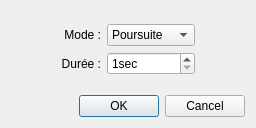
<?xml version="1.0" encoding="UTF-8"?>
<ui version="4.0">
 <class>NewGhostModeDialog</class>
 <widget class="QDialog" name="NewGhostModeDialog">
  <property name="geometry">
   <rect>
    <x>0</x>
    <y>0</y>
    <width>256</width>
    <height>128</height>
   </rect>
  </property>
  <property name="windowTitle">
   <string>Dialog</string>
  </property>
  <layout class="QGridLayout" name="gridLayout_2">
   <item row="1" column="0">
    <layout class="QGridLayout" name="gridLayout">
     <item row="0" column="1">
      <spacer name="verticalSpacer">
       <property name="orientation">
        <enum>Qt::Vertical</enum>
       </property>
       <property name="sizeHint" stdset="0">
        <size>
         <width>20</width>
         <height>40</height>
        </size>
       </property>
      </spacer>
     </item>
     <item row="4" column="1">
      <spacer name="verticalSpacer_2">
       <property name="orientation">
        <enum>Qt::Vertical</enum>
       </property>
       <property name="sizeHint" stdset="0">
        <size>
         <width>20</width>
         <height>40</height>
        </size>
       </property>
      </spacer>
     </item>
     <item row="2" column="1">
      <widget class="QLabel" name="label_2">
       <property name="text">
        <string>Durée :</string>
       </property>
       <property name="alignment">
        <set>Qt::AlignRight|Qt::AlignTrailing|Qt::AlignVCenter</set>
       </property>
      </widget>
     </item>
     <item row="1" column="1">
      <widget class="QLabel" name="label">
       <property name="text">
        <string>Mode :</string>
       </property>
       <property name="alignment">
        <set>Qt::AlignRight|Qt::AlignTrailing|Qt::AlignVCenter</set>
       </property>
      </widget>
     </item>
     <item row="1" column="2">
      <widget class="QComboBox" name="comboBox">
       <item>
        <property name="text">
         <string>Poursuite</string>
        </property>
       </item>
       <item>
        <property name="text">
         <string>Dispersion</string>
        </property>
       </item>
      </widget>
     </item>
     <item row="2" column="2">
      <widget class="QSpinBox" name="spinBox">
       <property name="suffix">
        <string>sec</string>
       </property>
       <property name="minimum">
        <number>1</number>
       </property>
       <property name="maximum">
        <number>1000</number>
       </property>
      </widget>
     </item>
     <item row="2" column="3">
      <spacer name="horizontalSpacer_2">
       <property name="orientation">
        <enum>Qt::Horizontal</enum>
       </property>
       <property name="sizeHint" stdset="0">
        <size>
         <width>40</width>
         <height>20</height>
        </size>
       </property>
      </spacer>
     </item>
     <item row="2" column="0">
      <spacer name="horizontalSpacer">
       <property name="orientation">
        <enum>Qt::Horizontal</enum>
       </property>
       <property name="sizeHint" stdset="0">
        <size>
         <width>40</width>
         <height>20</height>
        </size>
       </property>
      </spacer>
     </item>
     <item row="5" column="0" colspan="4">
      <widget class="QDialogButtonBox" name="buttonBox">
       <property name="orientation">
        <enum>Qt::Horizontal</enum>
       </property>
       <property name="standardButtons">
        <set>QDialogButtonBox::Cancel|QDialogButtonBox::Ok</set>
       </property>
      </widget>
     </item>
    </layout>
   </item>
  </layout>
 </widget>
 <resources/>
 <connections>
  <connection>
   <sender>buttonBox</sender>
   <signal>accepted()</signal>
   <receiver>NewGhostModeDialog</receiver>
   <slot>accept()</slot>
   <hints>
    <hint type="sourcelabel">
     <x>248</x>
     <y>254</y>
    </hint>
    <hint type="destinationlabel">
     <x>157</x>
     <y>274</y>
    </hint>
   </hints>
  </connection>
  <connection>
   <sender>buttonBox</sender>
   <signal>rejected()</signal>
   <receiver>NewGhostModeDialog</receiver>
   <slot>reject()</slot>
   <hints>
    <hint type="sourcelabel">
     <x>316</x>
     <y>260</y>
    </hint>
    <hint type="destinationlabel">
     <x>286</x>
     <y>274</y>
    </hint>
   </hints>
  </connection>
 </connections>
</ui>
